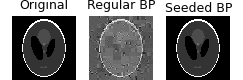

Recreate this plot in Python.
#!/usr/bin/env python
# encoding: utf-8

# Copyright (c) 2011, François Sausset <[email redacted]>
# All rights reserved.
# Redistribution and use in source and binary forms, with or without
# modification, are permitted provided that the following conditions are met:
#
#     * Redistributions of source code must retain the above copyright
#       notice, this list of conditions and the following disclaimer.
#     * Redistributions in binary form must stroduce the above copyright
#       notice, this list of conditions and the following disclaimer in the
#       documentation and/or other materials provided with the distribution.
#     * The names of its contributors cannot be used to endorse or promote products
#       derived from this software without specific prior written permission.
#
# THIS SOFTWARE IS PROVIDED BY THE CONTRIBUTORS ``AS IS'' AND ANY
# EXPRESS OR IMPLIED WARRANTIES, INCLUDING, BUT NOT LIMITED TO, THE IMPLIED
# WARRANTIES OF MERCHANTABILITY AND FITNESS FOR A PARTICULAR PURPOSE ARE
# DISCLAIMED. IN NO EVENT SHALL THE CONTRIBUTORS BE LIABLE FOR ANY
# DIRECT, INDIRECT, INCIDENTAL, SPECIAL, EXEMPLARY, OR CONSEQUENTIAL DAMAGES
# (INCLUDING, BUT NOT LIMITED TO, PROCUREMENT OF SUBSTITUTE GOODS OR SERVICES;
# LOSS OF USE, DATA, OR PROFITS; OR BUSINESS INTERRUPTION) HOWEVER CAUSED AND
# ON ANY THEORY OF LIABILITY, WHETHER IN CONTRACT, STRICT LIABILITY, OR TORT
# (INCLUDING NEGLIGENCE OR OTHERWISE) ARISING IN ANY WAY OUT OF THE USE OF THIS
# SOFTWARE, EVEN IF ADVISED OF THE POSSIBILITY OF SUCH DAMAGE.

import sys
import getopt
import time
import numpy as np
import scipy as sc
from scipy import sparse
from math import *
import pywt
import matplotlib.pylab as pl
import phantom
import BP

help_message = '''
Usage: comparison [options] alpha
- needed argument: alpha (measurement ratio)
- options:
	-v -> verbose mode
	--n=? -> phantom size (power of 2)
	--dmp=? -> damping parameter
	--iter=? -> maximum number of iterations
	--L=? -> number of blocks in the seeded case
	--J1=? -> first coupling parameter in the seeded case
	--J2=? -> second coupling parameter in the seeded case
	--alpha0=? -> first block measurement ratio in the coupled case
	--file=? -> path of a grayscale PNG image file with a square size (power of 2)
'''

class Usage(Exception):
	def __init__(self, msg):
		self.msg = msg


def generatePhantom(phantomSize=32, filePath=""):
	"""docstring for generatePhantom"""
	if filePath:
		P = pl.imread(filePath)
		phantomSize = P.shape[0]
	else:
		P = phantom.phantom(n=phantomSize)
	coeffs = pywt.wavedec2(P, 'haar')
	coeffs = np.array(coeffs)
	iter = int(log(phantomSize,2))
	x_0 = []
	for	i in range(0,iter + 1):
		x_0 = np.concatenate((x_0, np.array(coeffs[i]).ravel()))
	
	return {'image': P, 'coeffs': x_0}


def decodeSolution(solution):
	"""docstring for decodeSolution"""
	iter = int(log(np.size(solution), 2)) / 2
	solutionCoeffs = [np.reshape(solution[0], (1,1))]
	for i in range(0, iter):
		coeff1 = np.reshape(solution[4 ** i:2 * 4 ** i], (2 ** i,2 ** i))
		coeff2 = np.reshape(solution[2 * 4 ** i:3 * 4 ** i], (2 ** i,2 ** i))
		coeff3 = np.reshape(solution[3 * 4 ** i:4 * 4 ** i], (2 ** i,2 ** i))
		solutionCoeffs.append((coeff1, coeff2, coeff3))
	return pywt.waverec2(solutionCoeffs, 'haar')


def main(argv=None):
	# Default values
	verbose = False
	phantomSize = 64
	damping = 0.5
	maxIter = 1000
	L = 10
	J1 = 40
	J2 = 0.2
	alpha0 = 0.9
	filePath = ""
	
	# Arguments parsing.
	if argv is None:
		argv = sys.argv
	try:
		try:
			opts, args = getopt.getopt(argv[1:], "ho:v", ["help", "n=", "dmp=", "iter=", "L=", "J1=", "J2=", "alpha0=", "file="])
		except getopt.error, msg:
			raise Usage(msg)
		
		# Options processing.
		for option, value in opts:
			if option == "-v":
				verbose = True
			if option in ("-h", "--help"):
				raise Usage(help_message)
			if option == "--n":
				phantomSize = int(value)
			if option == "--dmp":
				damping = float(value)
			if option == "--iter":
				maxIter = int(value)
			if option == "--L":
				L = int(value)
			if option == "--J1":
				J1 = float(value)
			if option == "--J2":
				J2 = float(value)
			if option == "--alpha0":
				alpha0 = float(value)
			if option == "--file":
				filePath = value
		
		# Arguments processing.
		if not args:
			raise Usage("\n \t Missing arguments!")
		else:
			alpha = float(args[0])
	
	except Usage, err:
		print >> sys.stderr, sys.argv[0].split("/")[-1] + ": " + str(err.msg)
		print >> sys.stderr, "\t for help use --help"
		return 2
		
	np.random.seed(int(time.time()))
	P = generatePhantom(phantomSize, filePath)
	if filePath:
		phantomSize = P['image'].shape[0]
		origin = 'upper'
	else:
		origin = 'lower'
	x_0 = P['coeffs']
	size = np.size(x_0)
	
	print("The sparsity of the signal is " + str(float((x_0 != 0).sum(0)) / size))
	print("The chosen measurement ratio is " + str(alpha))
	
	#  Plot original picture.
	pl.figure(figsize=(3.8,1.25), dpi=phantomSize, facecolor='w')
	pl.figimage(P['image'], xo=int(0.2 * P['image'].shape[0]), cmap='gray', origin=origin)
	pl.figtext(0.18, 0.84, 'Original', ha='center', va='bottom', size=14)
	pl.draw()
	
	subSize = size // L
	measurements = int(alpha * size)
	
	# Basic case.
	F = np.random.randn(measurements, size) / np.sqrt(size)
	y = np.dot(F, x_0)
	
	# BP reconstruction
	F = sc.sparse.csr_matrix(F)
	y = F * x_0
	print("EM-BP recovery with learning (Be patient...)")
	decode = BP.Tap(y, F, noise=1e-30)
	iterations, meanDiff = decode.run(maxIter=maxIter, damping=damping, verbose=verbose)
	if verbose:
		print(iterations, meanDiff)
	print("Learned sparsity = " + str(decode.rho_))
	print("Learned mean = " + str(decode.mean_))
	print("Learned variance = " + str(decode.sigma2_))
	print("	DONE.")
		
	solutionBP = decodeSolution(decode.solution())
	
	pl.figimage(solutionBP, xo=int(1.4 * solutionBP.shape[0]), cmap='gray', origin=origin)
	pl.figtext(0.5, 0.84, 'Regular BP', ha='center', va='bottom', size=14)
	pl.draw()
		
	# Seeded case.
	F = sc.sparse.lil_matrix((measurements, size))
	print("Seeded BP recovery with learning (Be patient...)")
	alphas = np.empty(L)
	alphas[0] = alpha0
	alphas[1:] = (alpha * L - alphas[0]) / (L - 1)
	meas = int(alphas[0] * subSize)
	sigma = sqrt(subSize)
	F[:meas, :subSize] = np.random.randn(meas, subSize) / sigma
	if L != 1:
		F[:meas, subSize:2 * subSize] = sqrt(J2) * np.random.randn(meas, subSize) / sigma
		for	l in range(1, L-1):
			beginMeas = meas
			endMeas = beginMeas + int(alphas[l] * subSize)
			i1, i2, i3, i4 = (l - 1) * subSize, l * subSize, (l + 1) * subSize, (l + 2) * subSize
			F[beginMeas:endMeas, i1:i2] = sqrt(J1) * np.random.randn(endMeas - beginMeas, subSize) / sigma
			F[beginMeas:endMeas, i2:i3] = np.random.randn(endMeas - beginMeas, subSize) / sigma
			F[beginMeas:endMeas, i3:i4] = sqrt(J2) * np.random.randn(endMeas - beginMeas, subSize) / sigma
			meas = endMeas
		F[meas:, (L - 2) * subSize:(L - 1) * subSize] = sqrt(J1) * np.random.randn(measurements - meas, subSize) / sigma
		F[meas:, (L - 1) * subSize:] = np.random.randn(measurements - meas, size + (1 - L) * subSize) / sigma
	# Permuting the columns of F to probe wavelets coefficients randomly.
	# To improve by avoiding to have an intermediate dense array.
	F = sc.sparse.csr_matrix(np.random.permutation(F.transpose().todense()).T)
	F.eliminate_zeros()
	
	y = F * x_0
	
	decode = BP.Tap(y, F, noise=1e-30)
	iterations, meanDiff = decode.run(maxIter=maxIter, damping=damping, verbose=verbose)
	if verbose:
		print("Convergence after " + str(iterations) + \
			" iterations and a mean update of the decoded signal of " + str(meanDiff))
	print("Learned sparsity = " + str(decode.rho_))
	print("Learned mean = " + str(decode.mean_))
	print("Learned variance = " + str(decode.sigma2_))
	print("	DONE.")
	
	solutionSeededBP = decodeSolution(decode.solution())
	
	pl.figimage(solutionSeededBP, xo=int(2.6 * solutionSeededBP.shape[0]), cmap='gray', origin=origin)
	pl.figtext(0.82, 0.84, 'Seeded BP', ha='center', va='bottom', size=14)
	pl.savefig('comparison.png', dpi=phantomSize)
	pl.show()

if __name__ == '__main__':
	sys.exit(main())

